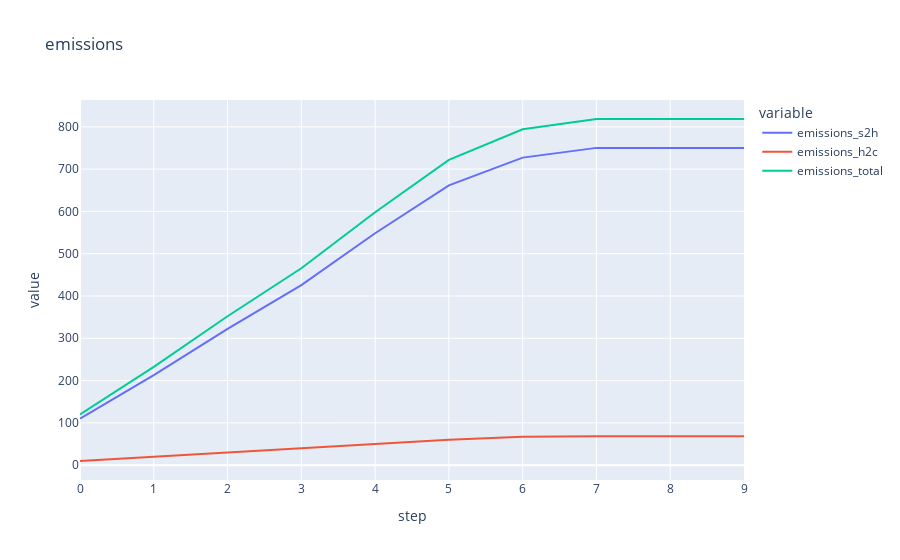

The code cell stored with this chart in its notebook:
### Code cell
parameters_dict = {}
for name in dropdowns.keys(): 
    parameters_dict[name] = dropdowns[name].value

# create and run model 
model = Model(parameters_dict)
for i in range(10): 
    model.step()

model.visualize()

### Figure 1 — Plotly figure (JSON) as saved in the notebook; plotly's stock layout.template omitted (floating-point values rounded to 4 significant figures)
{"data": [{"hovertemplate": "variable=emissions_s2h<br>step=%{x}<br>value=%{y}<extra></extra>", "legendgroup": "emissions_s2h", "line": {"color": "#636efa", "dash": "solid"}, "marker": {"symbol": "circle"}, "mode": "lines", "name": "emissions_s2h", "orientation": "v", "showlegend": true, "type": "scatter", "x": [0, 1, 2, 3, 4, 5, 6, 7, 8, 9], "xaxis": "x", "y": [110.2, 212.9, 322.4, 425.8, 548.4, 661.8, 727.2, 750.3, 750.3, 750.3], "yaxis": "y"}, {"hovertemplate": "variable=emissions_h2c<br>step=%{x}<br>value=%{y}<extra></extra>", "legendgroup": "emissions_h2c", "line": {"color": "#EF553B", "dash": "solid"}, "marker": {"symbol": "circle"}, "mode": "lines", "name": "emissions_h2c", "orientation": "v", "showlegend": true, "type": "scatter", "x": [0, 1, 2, 3, 4, 5, 6, 7, 8, 9], "xaxis": "x", "y": [9.844, 19.42, 29.86, 39.95, 49.76, 59.95, 66.97, 68.29, 68.29, 68.29], "yaxis": "y"}, {"hovertemplate": "variable=emissions_total<br>step=%{x}<br>value=%{y}<extra></extra>", "legendgroup": "emissions_total", "line": {"color": "#00cc96", "dash": "solid"}, "marker": {"symbol": "circle"}, "mode": "lines", "name": "emissions_total", "orientation": "v", "showlegend": true, "type": "scatter", "x": [0, 1, 2, 3, 4, 5, 6, 7, 8, 9], "xaxis": "x", "y": [120.0, 232.3, 352.2, 465.7, 598.1, 721.7, 794.2, 818.6, 818.6, 818.6], "yaxis": "y"}], "layout": {"autosize": true, "legend": {"title": {"text": "variable"}, "tracegroupgap": 0}, "title": {"text": "emissions"}, "xaxis": {"anchor": "y", "autorange": true, "domain": [0, 1], "range": [0, 9], "title": {"text": "step"}, "type": "linear"}, "yaxis": {"anchor": "x", "autorange": true, "domain": [0, 1], "range": [-35.08, 863.5], "title": {"text": "value"}, "type": "linear"}}}
